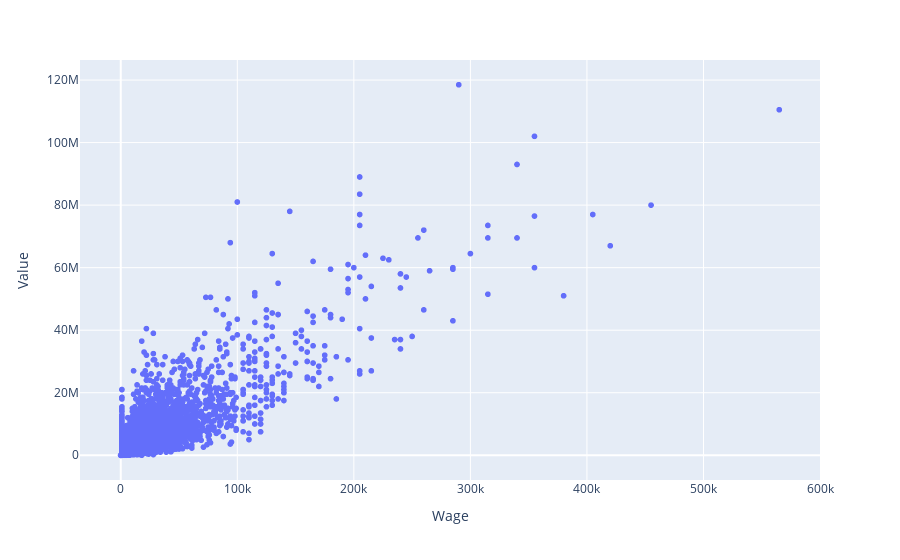

Notebook source saved alongside this figure:
### Markdown cell above
<h3>Chart the result with plotly

### Code cell
import plotly.express as px
fig = px.scatter(df1, x='Wage', y='Value', hover_data=['Name', 'Diff'])
fig.show()

### Figure 1 — Plotly figure (JSON) as saved in the notebook; plotly's stock layout.template omitted (floating-point values rounded to 4 significant figures; data arrays with more than 128 entries replaced by an {"elided": "..."} marker saying what was removed)
{"data": [{"customdata": {"elided": "18207x2 mixed values"}, "hovertemplate": "Wage=%{x}<br>Value=%{y}<br>Name=%{customdata[0]}<br>Diff=%{customdata[1]}<extra></extra>", "legendgroup": "", "marker": {"color": "#636efa", "symbol": "circle"}, "mode": "markers", "name": "", "showlegend": false, "type": "scattergl", "x": {"elided": "18207 int values"}, "xaxis": "x", "y": {"elided": "18207 float values"}, "yaxis": "y"}], "layout": {"legend": {"tracegroupgap": 0}, "margin": {"t": 60}, "xaxis": {"anchor": "y", "domain": [0, 1], "title": {"text": "Wage"}}, "yaxis": {"anchor": "x", "domain": [0, 1], "title": {"text": "Value"}}}}
